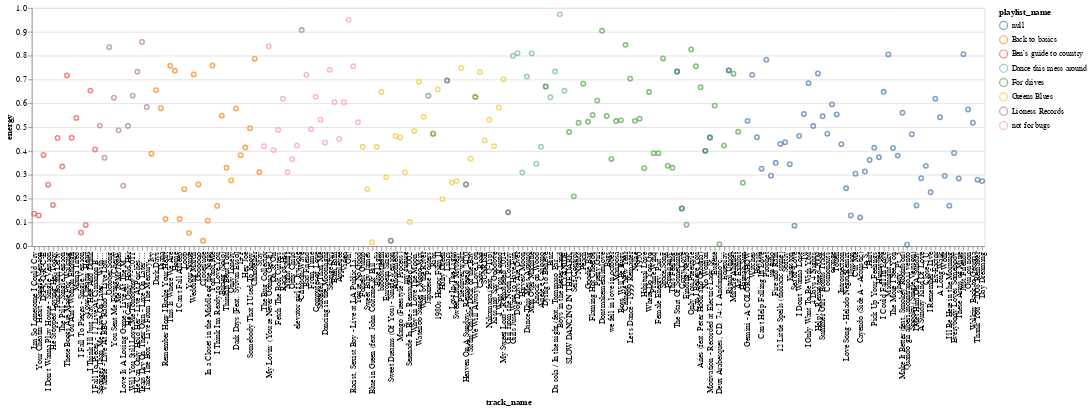

Notebook code for this chart:
### Code cell
alt.Chart(avas_eight_playlists).mark_point().encode(
    x=alt.X("track_name", sort=None),
    y='energy',
    color="playlist_name",
    tooltip=["artist", "track_name", "playlist_name"]
).properties(
    width=1200
)

### Figure 1 — Vega-Lite specification as saved in the notebook (floating-point values rounded to 4 significant figures; data arrays with more than 128 entries replaced by an {"elided": "..."} marker saying what was removed)
{"config": {"view": {"continuousWidth": 400, "continuousHeight": 300}}, "data": {"name": "data-06f264deb5f16bb2cfe2780242d97bab"}, "mark": "point", "encoding": {"color": {"field": "playlist_name", "type": "nominal"}, "tooltip": [{"field": "artist", "type": "nominal"}, {"field": "track_name", "type": "nominal"}, {"field": "playlist_name", "type": "nominal"}], "x": {"field": "track_name", "sort": null, "type": "nominal"}, "y": {"field": "energy", "type": "quantitative"}}, "width": 1200, "$schema": "https://vega.github.io/schema/vega-lite/v4.17.0.json", "datasets": {"data-06f264deb5f16bb2cfe2780242d97bab": {"elided": "218 records"}}}
